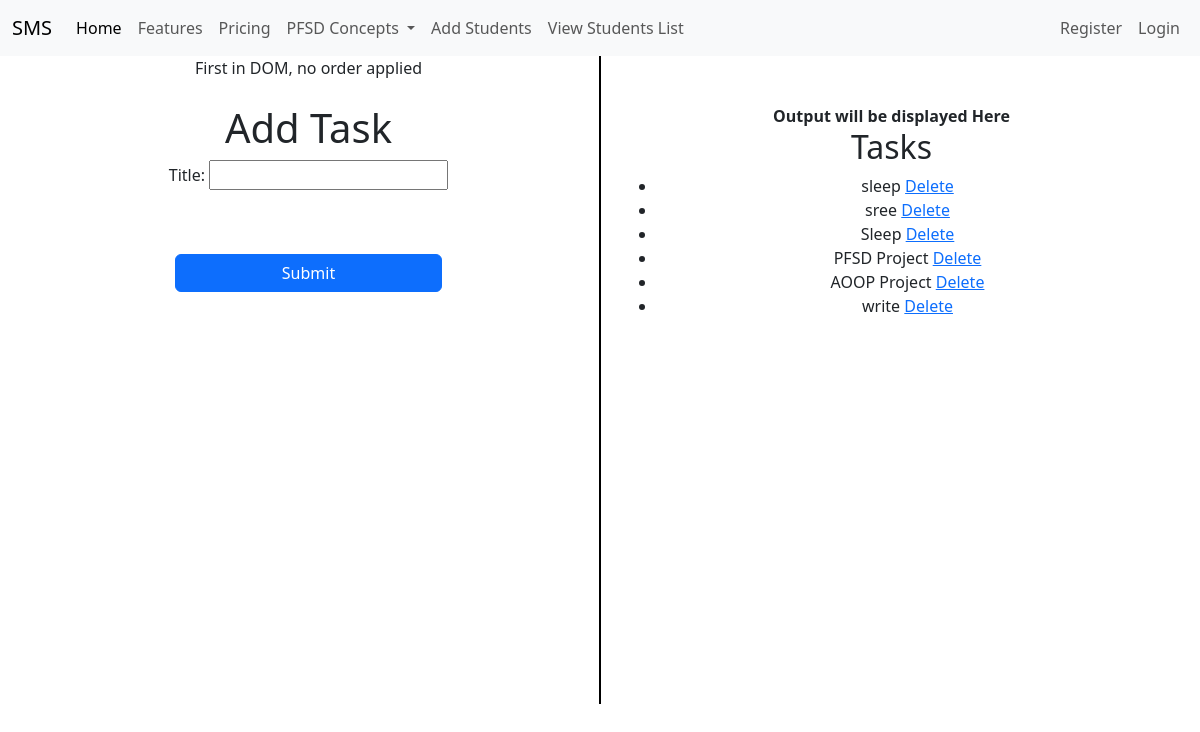
The page /add_task/ on the database its author committed.
### adminapp/models.py (models this page shows, shortened)
class Task(models.Model):
    title= models.CharField(max_length=200)
    created_at= models.DateTimeField(auto_now_add=True)

### adminapp/views.py (the view)
# urls.py: path('add_task/',views.add_task,name='add_task'),
def add_task(request):
    if request.method=='POST':
        form = TaskForm(request.POST)
        if form.is_valid():
            form.save()
            return redirect('add_task')
    else:
        form=TaskForm()
    tasks = Task.objects.all()
    return render(request,'adminapp/add_task.html',{'form':form,'tasks':tasks})

### adminapp/forms.py
class TaskForm(forms.ModelForm):
    class Meta:
        model = Task
        fields = ['title']

### templates/adminapp/add_task.html (shortened to what this page needs)
{% extends 'Navbar/ProjectNavBar.html' %}
{% load static %}
{% block body %}
<div class="container text-center">
  <div class="row">
    <div class="col">
      First in DOM, no order applied
        <br><br>
            <h1>Add Task</h1>
            <form method="post" action="{% url 'add_task' %}">{% csrf_token %}
            {{ form.as_p }}
            <br><br>
            <div class="d-grid gap-2 col-6 mx-auto">
            <button class="btn btn-primary" type="submit">Submit</button>
            </div>
        </form>
    </div>
      <br><br><br><br><br><br><br><br><br><br><br><br><br><br><br><br>
      <br><br><br><br><br><br><br><br><br><br><br>
       <div class="col-auto d-flex align-items-center">
      <div style="border-left: 2px solid black; height: 100%;"></div>
    </div>
    <div class="col">
        <br><br>
        <strong> Output will be displayed Here</strong>
              <h2>Tasks</h2>
    <ul>
        {% for task in tasks %}
            <li>
                {{ task.title }}
                <a href="{% url 'delete_task' task.pk %}">Delete</a>
            </li>
        {% endfor %}
    </ul>
    </div>
  </div>
</div>
{% endblock %}

### rows shown on the page
Task: title "sleep"
Task: title "sree"
Task: title "Sleep"
Task: title "PFSD Project"
Task: title "AOOP Project"
Task: title "write"
